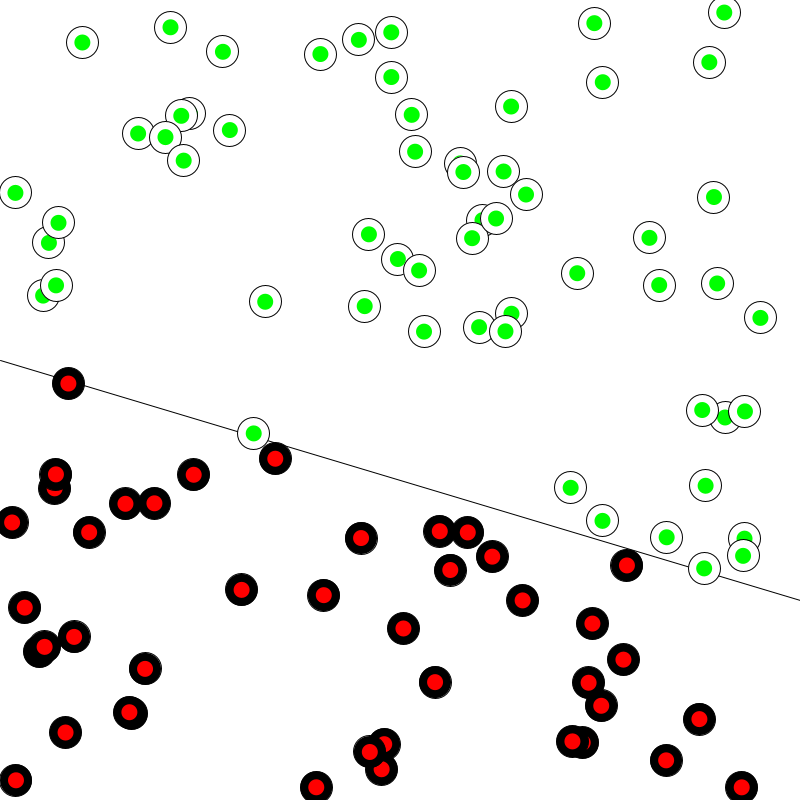
Frame 1 (no input)
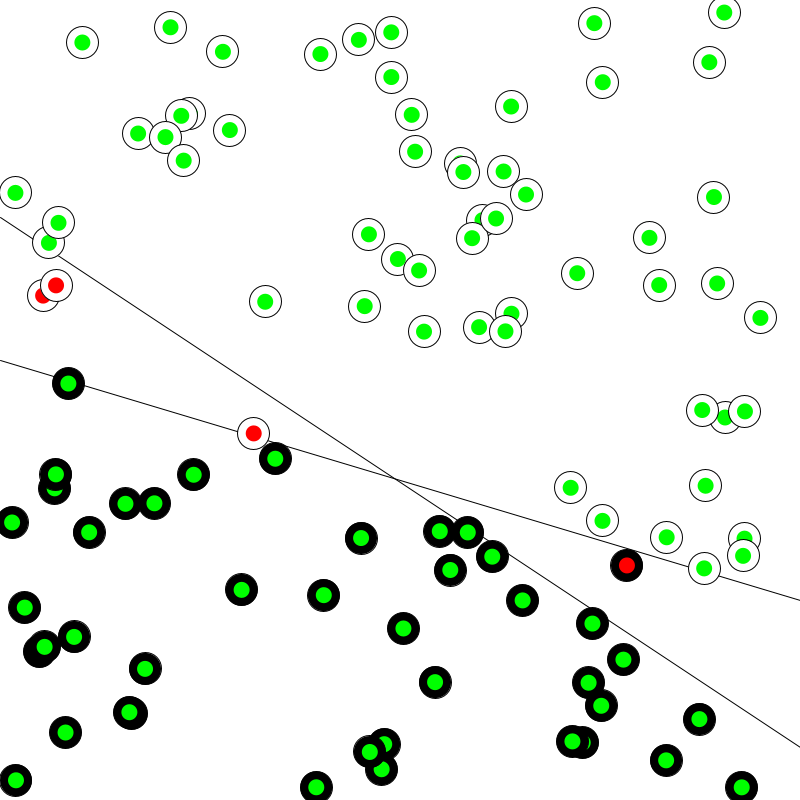
Frame 60 (the mouse pressed at the canvas centre just before this capture)
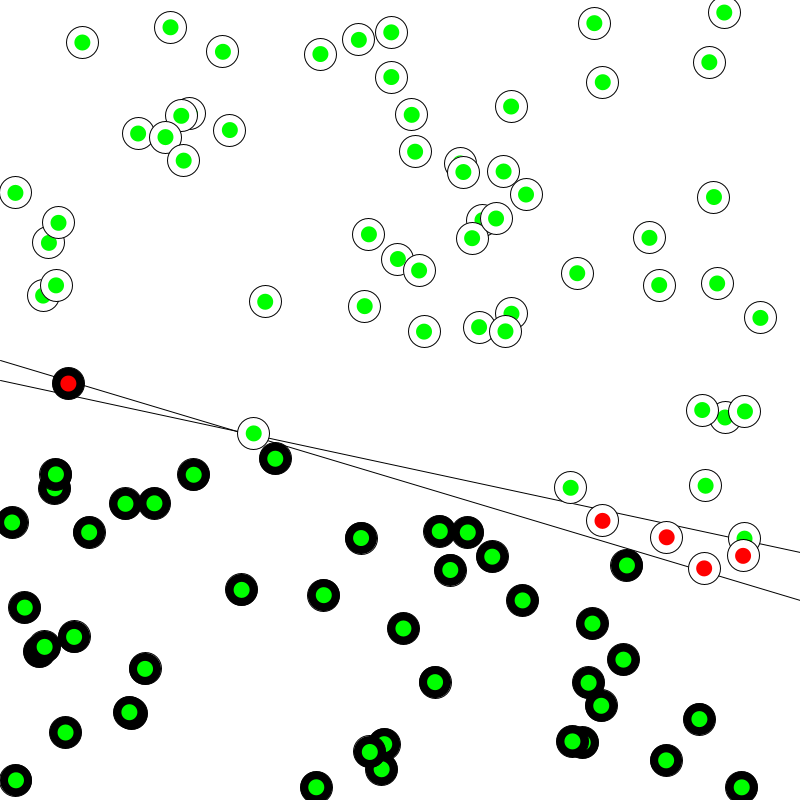
Frame 120 (the mouse held since frame 60 and released just before this capture)

The Processing sketch that drew these frames (run headless with seeded random() and noise(); from frame 60 on, the mouse is pressed at the canvas centre):

// Processing sketch: PeceptronClassifier
// ── PeceptronClassifier.pde
int trainIndex = 0;
Perceptron p;
Point [] points = new Point[100];
void setup() {
 size(800, 800);
 p = new Perceptron(3);
 for(int i = 0 ; i < points.length ; i++) {
  points[i] = new Point(); 
 }
}

void draw() {
 background(255);
 stroke(0);
 Point p1 = new Point(-1, f(-1));
 Point p2 = new Point(1, f(1));
 line(p1.getX(), p1.getY(), p2.getX(), p2.getY());
 
 Point p3 = new Point(-1, p.guessY(-1));
 Point p4 = new Point(1, p.guessY(1));
 line(p3.getX(), p3.getY(), p4.getX(), p4.getY());
 
 for(Point pt : points) {
   pt.show();
   int target = pt.label;
   float [] inputs = {pt.x, pt.y, pt.bias};   
   int guess = p.guess(inputs);
   if(guess == target) {
    fill(0, 255, 0); 
   } else {
    fill(255, 0, 0); 
   }
   noStroke();
   ellipse(pt.getX(), pt.getY(), 16, 16);
 }
 
 Point pt = points[trainIndex];
 float [] inputs = {pt.x, pt.y, pt.bias};
 p.train(inputs, pt.label);
 trainIndex = (trainIndex + 1) % points.length;
}

// ── Perceptron.pde
class Perceptron {
 float [] weights;
 float learningRate = 0.1;
 
 Perceptron(int n) {
   weights = new float[n];
  for(int i = 0 ; i < weights.length ; i++) {
   weights[i] = random(-1, 1); 
  }
 }
 
 int guess(float [] inputs) {
   float sum = 0;
   for(int i = 0 ; i < weights.length ; i++) {
    sum += inputs[i] * weights[i]; 
   }
   int output = sign(sum);
   return output;
 }
 
 void train(float [] inputs, int target) {
  int guess = guess(inputs);
  int error = target - guess;
  
  // TWEAK THE WEIGHT
  for(int i = 0 ; i < weights.length ; i++) { 
      weights[i] += error * inputs[i] * learningRate;
  }
 }
 
 float guessY(float x) {
  float w0 = weights[0];
  float w1 = weights[1];
  float w2 = weights[2];
  return (-w0/w1)*x - (w2/w1);
 }
}

int sign(float n) {
 if(n >= 0) {
  return 1; 
 } else {
  return -1; 
 }
}

// ── Training.pde
float f(float x) {
 return -0.3 * x - 0.2; 
}

class Point {
  float x;
  float y;
  float bias;
  int label;
  Point() {
   bias = 1;
   x = random(-1, 1);
   y = random(-1, 1);
   float lineY = f(x);
   if(y > lineY) {
    label = 1;
   } else {
    label = -1; 
   }
  }
  
  Point(float x, float y) {
   this.x = x;
   this.y = y;
   bias = 1;
  }
  
  float getX() {
   return map(x, -1, 1, 0, width);
  }
  
  float getY() {
   return map(y, -1, 1, height, 0); 
  }
  
  void show() {
   stroke(0);
   if(label == 1) {
    fill(255); 
   } else {
    fill(0);
   }
  ellipse(getX(), getY(), 32, 32);
  }
}
